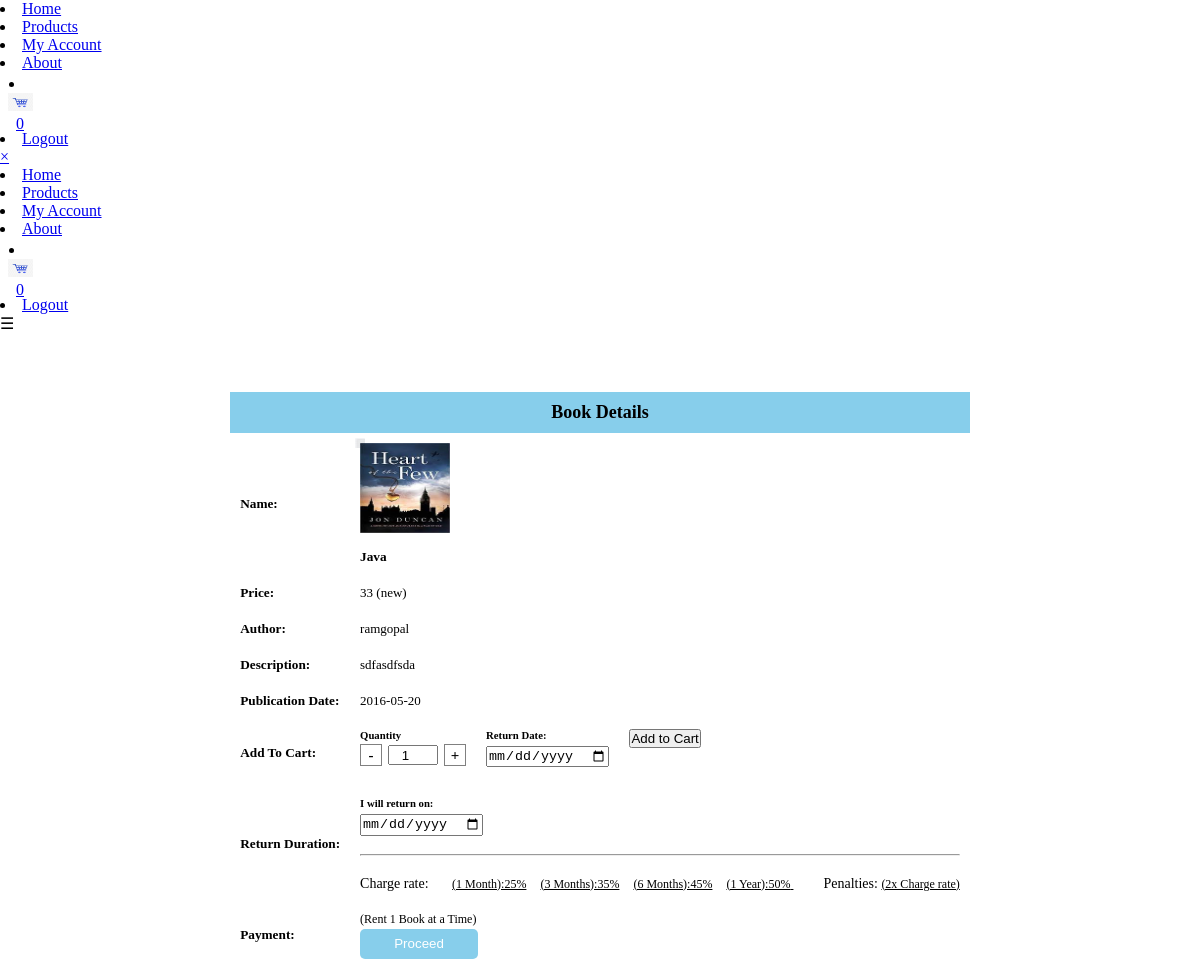
The page /purchase.php?id=22 (signed in) on the database its author committed.
### tables this page shows
CREATE TABLE `books` (
  `book_id` int(11) NOT NULL,
  `book_title` varchar(100) NOT NULL,
  `book_price` int(120) NOT NULL,
  `book_desc` text NOT NULL,
  `book_date` varchar(100) NOT NULL,
  `book_img` varchar(256) NOT NULL,
  `book_author` varchar(100) NOT NULL DEFAULT 'admin',
  `book_catag` varchar(100) NOT NULL,
  `book_type` varchar(10) NOT NULL
);

### purchase.php (the view, shortened to what this page needs)
<?php
include_once('./includes/navbar.php');
$sql ="SELECT * FROM  books WHERE book_id='{$_SESSION['book_id']}';";
$result = $conn->query($sql);
$row = $result->fetch_assoc();
?>
<head>
</head>
<body>
<div class="selected_book" >
<table style="border-collapse: collapse; text-align: left;margin-top:24px ">
  <thead>
    <tr>
      <th colspan="2" style="background-color: skyblue; padding: 10px; font-size: 18px; text-align: center;">
        Book Details
      </th>
    </tr>
  </thead>
  <tbody>
    <tr>
      <td style="padding: 10px; font-weight: bold;"><h5> Name:</h5></td>
      <td style="padding: 10px;"><h5 style="margin: 0;position:relative">
      <div class="img-magnifier-container">
<img id='image-pr' src="admin/upload/<?php echo $row['book_img'] ?>" style="height:90px;width:90px" alt="product-img">
</div>
<br>
<?php echo $row['book_title'] ?>
    </h5></td>
    </tr>
    <tr>
      <td style="padding: 10px; font-weight: bold;"><h5> Price:</h5></td>
      <td style="padding: 10px;"><p style="margin: 0;font-size:13px"><?php echo $row['book_price']." "."(".$row['book_type'].")" ?>
    </p></td>
    </tr>
    <tr>
      <td style="padding: 10px; font-weight: bold;"><h5> Author:</h5></td>
      <td style="padding: 10px;"><p style="margin: 0;font-size:13px"><?php echo $row['book_author'] ?></p></td>
    </tr>
    <tr>
      <td style="padding: 10px; font-weight: bold;"><h5>Description:</h5></td>
      <td style="padding: 10px;"><p style="margin: 0;font-size:13px;width:60%"><?php echo $row['book_desc'] ?></p></td>
      <tr>
      <td style="padding: 10px; font-weight: bold;"><h5>Publication Date:</h5></td>
      <td style="padding: 10px;"><p style="margin: 0;font-size:13px"><?php echo $row['book_date'] ?></p></td>
    </tr>
    </tr>
    <tr>
    <td style="padding: 10px; font-weight: bold;"><h5>Add To Cart:</h5></td>
      <td style="padding: 10px;"><h4 style="margin: 0;">
      <form style='display:flex;gap:20px' action="<?php echo $_SERVER['PHP_SELF']; ?> " method="post">
      <div >
      <h6 class="section-title">Quantity</h6>
   <div class='quantityDiv'>
   <span class="IncDec"  onclick="decQuantity()">-</span>
    <input id='quantity' name='quantity'  type="number" value='1' autocomplete="off">
    <span class="IncDec"  onclick="incQuantity()" >+</span>
   </div>
</div>
<div >
<h6 class="section-title" style='margin-bottom:5px'>Return Date:</h6>
<input type="date" name='return_date_cart' id='returnDate' style='margin-bottom:10px' required>
</div>
<div class="btn-pr">
<?php if(isset($_SESSION['id'])&& isset($_POST['return_date_cart'])){
  echo "<input type='submit'  value='Add to Cart' name='addCart'></input>";
}else{
  echo " <input type='submit'  value='Add to Cart' name='addCart'></input>  ";
}?>
</div>
</form>
    </h4></td>
    </tr>
    <?php
if(isset($_SESSION['id'])){?>
<form  method="POST">
    <tr>
      <td style="padding: 10px; font-weight: bold;"><h5> Return Duration:</h5></td>
      <td style="padding: 10px;">
      <h6 class="section-title" style='margin-bottom:5px'>I will return on:</h6>
      <input type="date" name='return_date' id='#dateInput'  required> <br> <br>
      <hr>
      <br>
      <span style='padding-right:20px;font-size:14px'>
       Charge rate:
</span>
      <span style='padding-right:10px ;font-size:12px;text-decoration:underline'>(1 Month):25%</span>
      <span style='padding-right:10px ;font-size:12px;text-decoration:underline'>(3 Months):35%</span>
      <span style='padding-right:10px ;font-size:12px;text-decoration:underline'>(6 Months):45%</span>
      <span style='padding-right:10px ;font-size:12px;text-decoration:underline'>
        <span >(1 Year):50%</span>
      </span>
<span style='padding-left:20px;font-size:14px'>
       Penalties: <span style="font-size:12px;text-decoration:underline">(2x Charge rate)</span>
</span>
    </td>
    </tr>
    <tr>
    <tr>
    <td style="padding: 10px; font-weight: bold;"><h5>Payment:</h5></td>
    <td style="padding: 10px;display:flex;"><div style="margin: 0;font-size:12px">
    <p style="margin: 0;font-size:12px;margin-bottom:2px;">
(Rent 1 Book at a Time)
</p>
  <button type='submit' name='pay' style='border-radius:5px;background:skyblue;width:118px;height:30px;border:none;cursor:pointer;color:white' id='#pay'>Proceed</button>
</div>
  </form>
<?php
}else echo '   <td style="padding: 10px; font-weight: bold;"><h5>Payment:</h5></td>
<td style="padding: 10px"><a href="./login.php" style="margin: 0;font-size:12px">Login First:</a>'
  ?>
  </tbody>
</table>
</div>
</body>

### purchase.php (style rules this page uses)
* { margin:0;padding:0; }
.selected_book { display:flex; justify-content:center; align-items:center; margin-top:35px; }
.img-magnifier-container { position:relative; }
.quantityDiv { display:flex; align-items:center; gap:6px; margin:3px 0px; color:black; }
.section-title { margin:0; padding:0; }
.incDec { font-weight:large; font-size:15px; cursor:pointer; border:1px solid grey; width:20px; height:20px; display:flex; align-items:center; justify-content:center; }
#quantity { display:flex; align-items:center; justify-content:center; width:50px; height:20px; text-align:center; }

### rows shown on the page
books: book_img (picture), book_title "Java", book_price "33", book_type "new", book_author "ramgopal", book_desc "sdfasdfsda", book_date "2016-05-20"

### other values the page prints
$_SESSION['cartNum'] "0"
